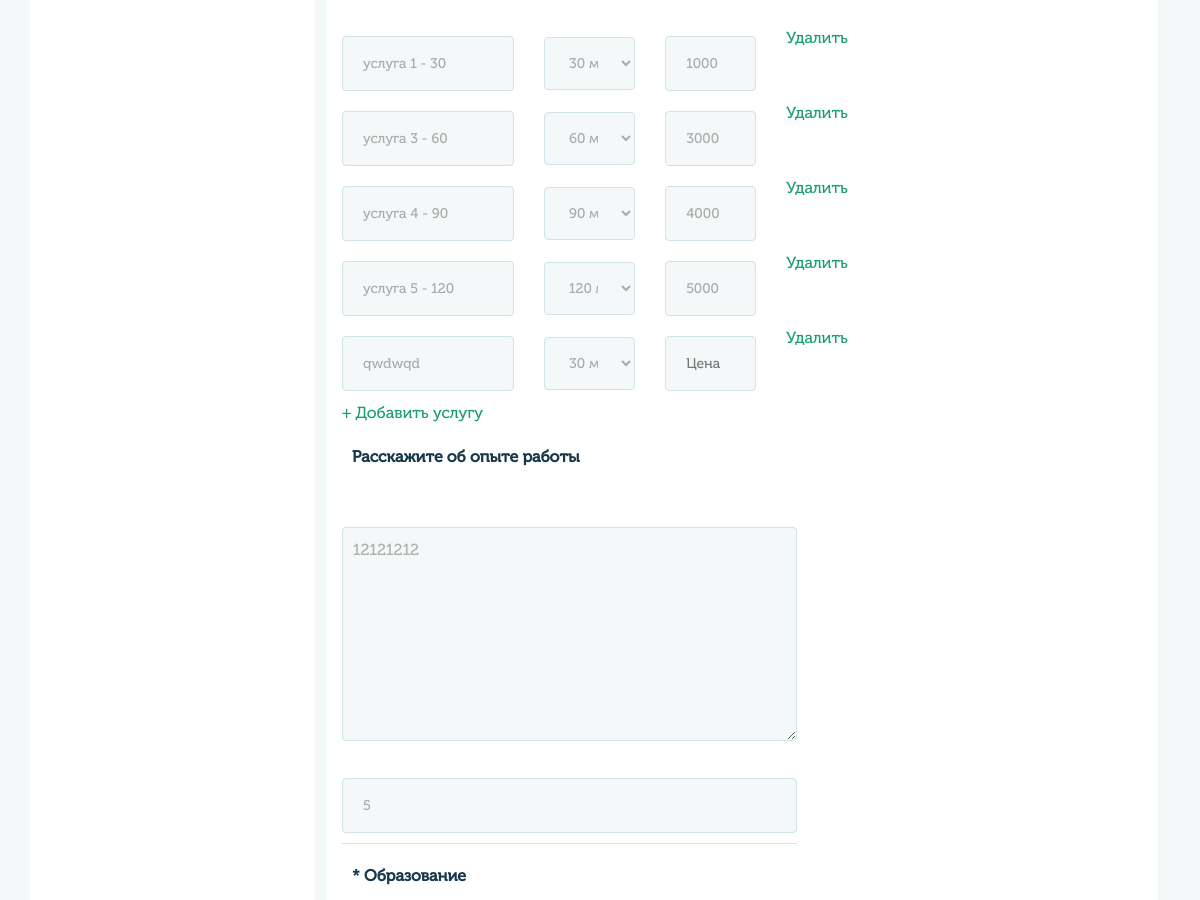
The page /profile/main/ (signed in, middle part) on the database as committed earlier.
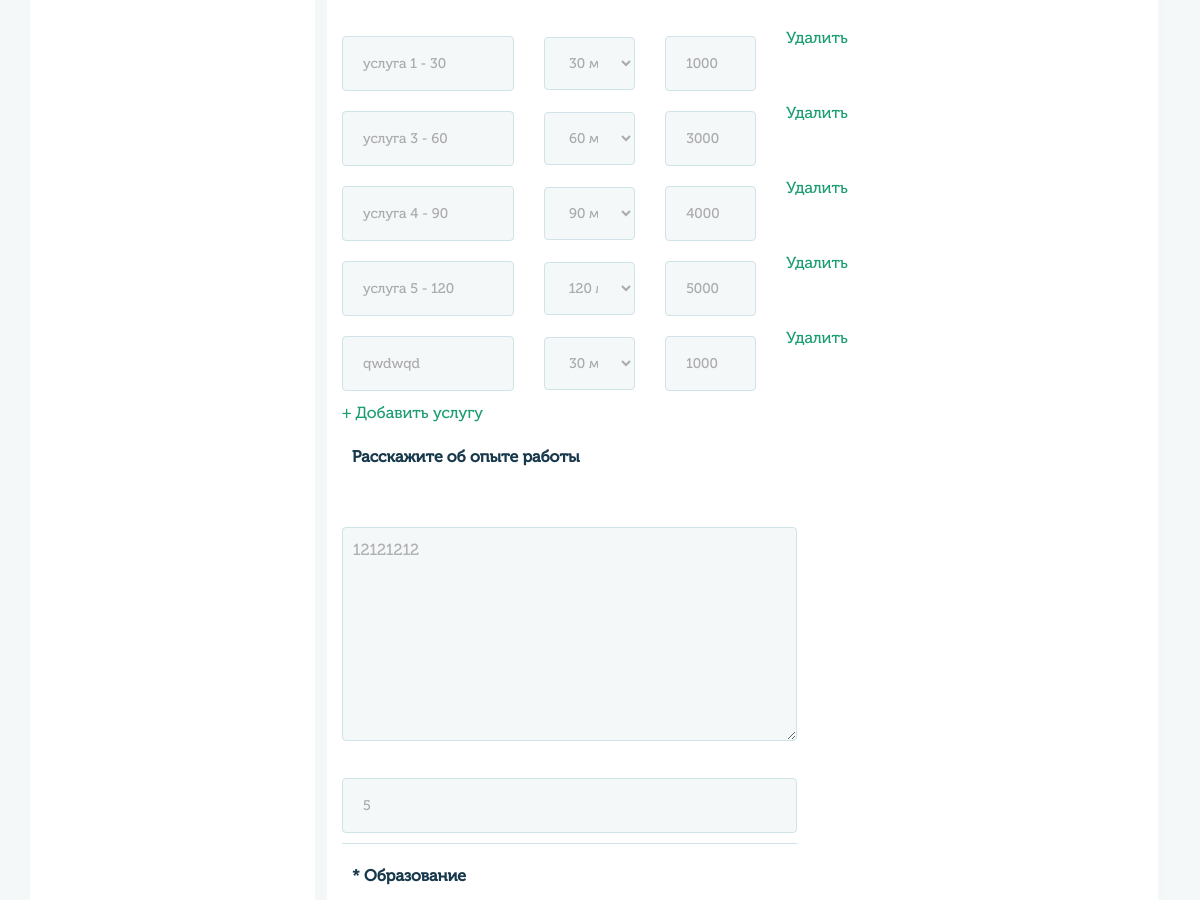
The same page on the database as committed later.
### userprofile/models.py (models this page shows, shortened)
class Service(models.Model):
    content = models.ForeignKey(User, on_delete=models.CASCADE)
    name = models.CharField(max_length=100, verbose_name='Название')
    time = models.CharField(max_length=20, verbose_name='Время')
    price = models.CharField(max_length=20, verbose_name='Цена')
    class Meta:
        verbose_name = 'Услуга'
        verbose_name_plural = 'Услуги'

### userprofile/views.py (the view, shortened to what this page needs)
# urls.py: path('profile/main/', views.profile_page_view, name='user_profile_main'),
@login_required
def profile_page_view(request):
    if request.user.is_authenticated:
        user_profile = UserMain.objects.get(user=request.user)
        user_doctor = UserDoctor.objects.get(user=request.user)
        user_spec = Specialty.objects.filter(content=request.user)
        user_associations = Associations.objects.filter(content=request.user)
        user_education = Education.objects.filter(content=request.user)
        user_qualification = Qualification.objects.filter(content=request.user)
        user_services = Service.objects.filter(content=request.user)
        user_documents = Document.objects.filter(content=request.user)
        timezone = TimeZone.objects.all()
        specialty_list = SpecialtyList.objects.all()
        data = {'user_profile': user_profile}
        if request.path == '/profile/consalt_user/':
            meetings = get_meetings_list(Meeting, Specialty, UserMain, request.user.id)
            data.update({'title': 'Консультации'})
            data.update({'meetings': meetings})
        if request.path == '/profile/grafik/':
            if request.user.groups.filter(name='doctors').exists():
                data.update({'title': 'График'})
                return render(request, 'profile/grafik.html', data)
            else:
                return render(request, 'errs/404.html')
        if request.path == '/profile/info/':
            data.update({'title': 'Актуальное'})
            return render(request, 'profile/profile.html', data)
        if request.path == '/profile/main/':
            data.update({'title': 'Профиль'})
            doctor_data = {
                'user_doctor': user_doctor,
                'user_spec': user_spec,
                'user_associations': user_associations,
                'user_education': user_education,
                'user_qualification': user_qualification,
                'user_services': user_services,
                'user_documents': user_documents,
                'specialty_list': specialty_list,
                'timezone': timezone,
            }
            data.update(doctor_data)
            return render(request, 'profile/profile_main.html', data)
    else:
        return redirect('login')

### templates/profile/profile_main.html (shortened to what this page needs)
{% extends "base_generic.html" %}
{% block content %}
{% load static %}
<div class="col-md-9 px-4">
    <div class="row">
        <div class="col-md-12 block-info">
            {% if user.groups.all.0.name == "doctors" %}
                <div class="row">
                    <form action="{% url 'save_doctor_data' %}" method="POST" enctype="multipart/form-data" class="col-md-7 checkbox-block">
                        <br>
                        <br>
                        <br>
                        <div class="row">
                            <div class="col-md-12 block-form">
                                <h4>* Услуги</h4>
                                {% for service in user_services %}
                                    <div class="row se-block se-block-{{ service.id }}">
                                        <div class="col-5">
                                            <input type="text" name="se[{{ service.id }}]" value="{{ service.name }}" placeholder="Название" required>
                                        </div>
                                        <div class="col-3">
                                            <select name="set[{{ service.id }}]" required>
                                                {% if service.time != '' %}
                                                    <option value="{{ service.time }}">{{ service.time }} мин.</option>
                                                {% endif %}
                                            </select>
                                        </div>
                                        <div class="col-3">
                                            <input type="number" name="sep[{{ service.id }}]" value="{{ service.price }}" placeholder="Цена" required>
                                        </div>
                                        <div class="col-1">
                                            <a href="#" class="item-remove" data-id="{{ service.id }}" data-name="se-block">Удалить</a>
                                        </div>
                                    </div>
                                {% endfor %}
                            </div>
                        </div>
                        <a href="#" class="se-add">+ Добавить услугу</a>
                        <div class="row">
                            <div class="col-md-12 block-form">
                                <h4>Расскажите об опыте работы</h4>
                                <textarea name="experience_text" rows="8" cols="80" placeholder="Расскажите ос воем опыте работы">{{user_doctor.experience_text}}</textarea>
                                <input type="number" maxlength="100" name="experience_years" value="{{user_doctor.experience_years}}" placeholder="Стаж">
                            </div>
                        </div>
                        <div class="line"></div>
                        <h4>* Образование</h4>
                    </form>
                    <form action="{% url 'save_user_doc' %}" method="POST" enctype="multipart/form-data" class="col-md-5 documents-block">
                    </form>
                </div>
            {% endif %}
        </div>
    </div>
</div>
{% endblock %}

Rows that differ between the two databases and show on the page:
changed Service "qwdwqd": price (not shown) → "1000"
